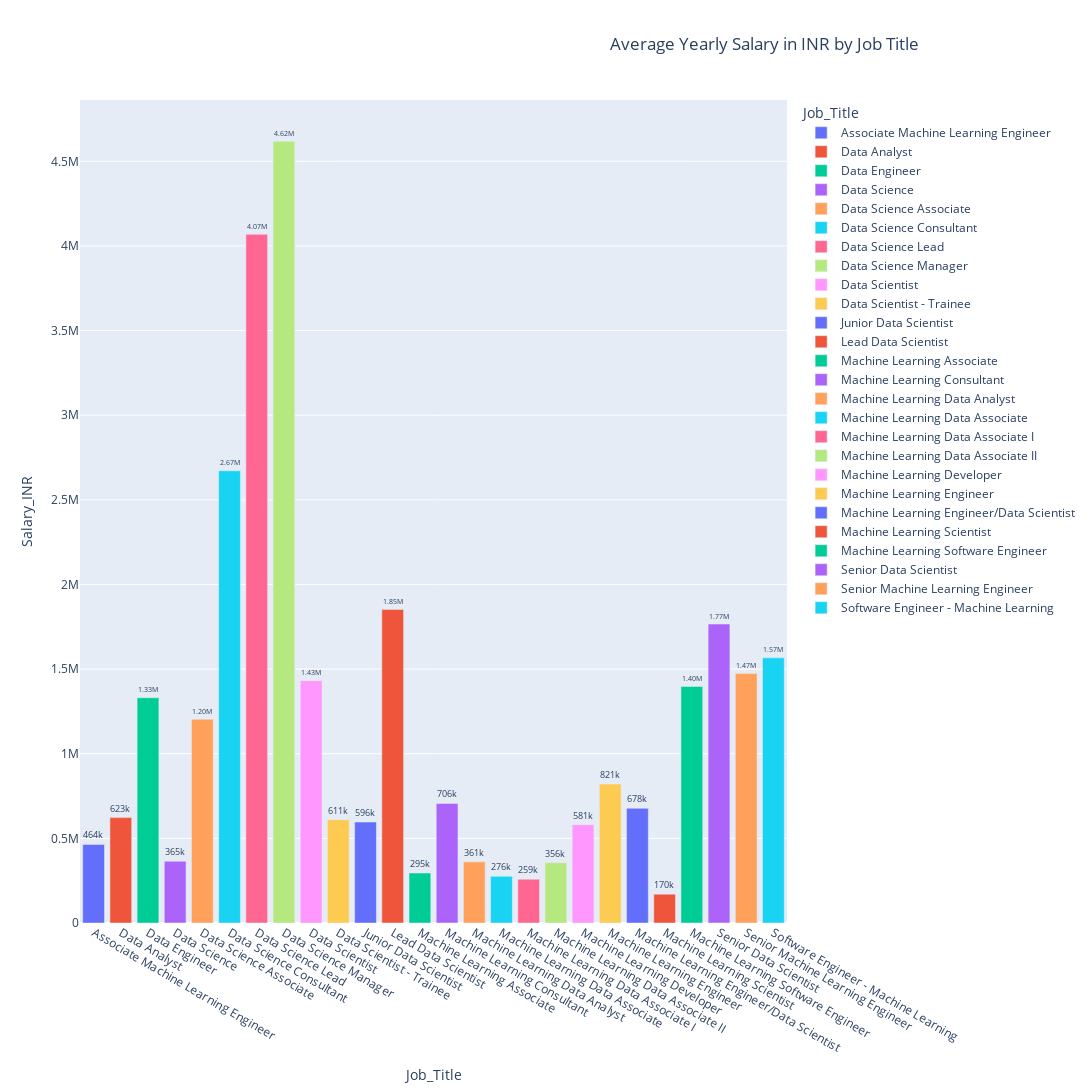

The code cell stored with this chart in its notebook:
### Markdown cell above
Pune offeres the Highest Average Salary

### Code cell
grouped_loc = final_dataset.groupby('Job_Title')[['Salary_INR']].agg('mean').reset_index()

fig = px.bar(grouped_loc, x="Job_Title", y="Salary_INR", text="Salary_INR", title="Average Yearly Salary in INR by Job Title",
             height=1200,width=1600,color="Job_Title",color_continuous_scale=px.colors.sequential.Inferno)
fig.update_traces(textposition="outside", texttemplate='%{text:.3s}')
fig.update_layout(title={'x':0.7, 'xanchor': 'center',})
fig.show()

### Figure 1 — Plotly figure (JSON) as saved in the notebook; plotly's stock layout.template omitted (floating-point values rounded to 4 significant figures)
{"data": [{"alignmentgroup": "True", "hovertemplate": "Job_Title=%{x}<br>Salary_INR=%{text}<extra></extra>", "legendgroup": "Associate Machine Learning Engineer", "marker": {"color": "#636efa", "pattern": {"shape": ""}}, "name": "Associate Machine Learning Engineer", "offsetgroup": "Associate Machine Learning Engineer", "orientation": "v", "showlegend": true, "text": [464372], "textposition": "outside", "texttemplate": "%{text:.3s}", "type": "bar", "x": ["Associate Machine Learning Engineer"], "xaxis": "x", "y": [464372], "yaxis": "y"}, {"alignmentgroup": "True", "hovertemplate": "Job_Title=%{x}<br>Salary_INR=%{text}<extra></extra>", "legendgroup": "Data Analyst", "marker": {"color": "#EF553B", "pattern": {"shape": ""}}, "name": "Data Analyst", "offsetgroup": "Data Analyst", "orientation": "v", "showlegend": true, "text": [622600.0], "textposition": "outside", "texttemplate": "%{text:.3s}", "type": "bar", "x": ["Data Analyst"], "xaxis": "x", "y": [622600.0], "yaxis": "y"}, {"alignmentgroup": "True", "hovertemplate": "Job_Title=%{x}<br>Salary_INR=%{text}<extra></extra>", "legendgroup": "Data Engineer", "marker": {"color": "#00cc96", "pattern": {"shape": ""}}, "name": "Data Engineer", "offsetgroup": "Data Engineer", "orientation": "v", "showlegend": true, "text": [1331000.0], "textposition": "outside", "texttemplate": "%{text:.3s}", "type": "bar", "x": ["Data Engineer"], "xaxis": "x", "y": [1331000.0], "yaxis": "y"}, {"alignmentgroup": "True", "hovertemplate": "Job_Title=%{x}<br>Salary_INR=%{text}<extra></extra>", "legendgroup": "Data Science", "marker": {"color": "#ab63fa", "pattern": {"shape": ""}}, "name": "Data Science", "offsetgroup": "Data Science", "orientation": "v", "showlegend": true, "text": [364900.0], "textposition": "outside", "texttemplate": "%{text:.3s}", "type": "bar", "x": ["Data Science"], "xaxis": "x", "y": [364900.0], "yaxis": "y"}, {"alignmentgroup": "True", "hovertemplate": "Job_Title=%{x}<br>Salary_INR=%{text}<extra></extra>", "legendgroup": "Data Science Associate", "marker": {"color": "#FFA15A", "pattern": {"shape": ""}}, "name": "Data Science Associate", "offsetgroup": "Data Science Associate", "orientation": "v", "showlegend": true, "text": [1203913], "textposition": "outside", "texttemplate": "%{text:.3s}", "type": "bar", "x": ["Data Science Associate"], "xaxis": "x", "y": [1203913], "yaxis": "y"}, {"alignmentgroup": "True", "hovertemplate": "Job_Title=%{x}<br>Salary_INR=%{text}<extra></extra>", "legendgroup": "Data Science Consultant", "marker": {"color": "#19d3f3", "pattern": {"shape": ""}}, "name": "Data Science Consultant", "offsetgroup": "Data Science Consultant", "orientation": "v", "showlegend": true, "text": [2671464], "textposition": "outside", "texttemplate": "%{text:.3s}", "type": "bar", "x": ["Data Science Consultant"], "xaxis": "x", "y": [2671464], "yaxis": "y"}, {"alignmentgroup": "True", "hovertemplate": "Job_Title=%{x}<br>Salary_INR=%{text}<extra></extra>", "legendgroup": "Data Science Lead", "marker": {"color": "#FF6692", "pattern": {"shape": ""}}, "name": "Data Science Lead", "offsetgroup": "Data Science Lead", "orientation": "v", "showlegend": true, "text": [4068310], "textposition": "outside", "texttemplate": "%{text:.3s}", "type": "bar", "x": ["Data Science Lead"], "xaxis": "x", "y": [4068310], "yaxis": "y"}, {"alignmentgroup": "True", "hovertemplate": "Job_Title=%{x}<br>Salary_INR=%{text}<extra></extra>", "legendgroup": "Data Science Manager", "marker": {"color": "#B6E880", "pattern": {"shape": ""}}, "name": "Data Science Manager", "offsetgroup": "Data Science Manager", "orientation": "v", "showlegend": true, "text": [4619021], "textposition": "outside", "texttemplate": "%{text:.3s}", "type": "bar", "x": ["Data Science Manager"], "xaxis": "x", "y": [4619021], "yaxis": "y"}, {"alignmentgroup": "True", "hovertemplate": "Job_Title=%{x}<br>Salary_INR=%{text}<extra></extra>", "legendgroup": "Data Scientist", "marker": {"color": "#FF97FF", "pattern": {"shape": ""}}, "name": "Data Scientist", "offsetgroup": "Data Scientist", "orientation": "v", "showlegend": true, "text": [1432000.0], "textposition": "outside", "texttemplate": "%{text:.3s}", "type": "bar", "x": ["Data Scientist"], "xaxis": "x", "y": [1432000.0], "yaxis": "y"}, {"alignmentgroup": "True", "hovertemplate": "Job_Title=%{x}<br>Salary_INR=%{text}<extra></extra>", "legendgroup": "Data Scientist - Trainee", "marker": {"color": "#FECB52", "pattern": {"shape": ""}}, "name": "Data Scientist - Trainee", "offsetgroup": "Data Scientist - Trainee", "orientation": "v", "showlegend": true, "text": [610512], "textposition": "outside", "texttemplate": "%{text:.3s}", "type": "bar", "x": ["Data Scientist - Trainee"], "xaxis": "x", "y": [610512], "yaxis": "y"}, {"alignmentgroup": "True", "hovertemplate": "Job_Title=%{x}<br>Salary_INR=%{text}<extra></extra>", "legendgroup": "Junior Data Scientist", "marker": {"color": "#636efa", "pattern": {"shape": ""}}, "name": "Junior Data Scientist", "offsetgroup": "Junior Data Scientist", "orientation": "v", "showlegend": true, "text": [596300.0], "textposition": "outside", "texttemplate": "%{text:.3s}", "type": "bar", "x": ["Junior Data Scientist"], "xaxis": "x", "y": [596300.0], "yaxis": "y"}, {"alignmentgroup": "True", "hovertemplate": "Job_Title=%{x}<br>Salary_INR=%{text}<extra></extra>", "legendgroup": "Lead Data Scientist", "marker": {"color": "#EF553B", "pattern": {"shape": ""}}, "name": "Lead Data Scientist", "offsetgroup": "Lead Data Scientist", "orientation": "v", "showlegend": true, "text": [1852189], "textposition": "outside", "texttemplate": "%{text:.3s}", "type": "bar", "x": ["Lead Data Scientist"], "xaxis": "x", "y": [1852189], "yaxis": "y"}, {"alignmentgroup": "True", "hovertemplate": "Job_Title=%{x}<br>Salary_INR=%{text}<extra></extra>", "legendgroup": "Machine Learning Associate", "marker": {"color": "#00cc96", "pattern": {"shape": ""}}, "name": "Machine Learning Associate", "offsetgroup": "Machine Learning Associate", "orientation": "v", "showlegend": true, "text": [295114], "textposition": "outside", "texttemplate": "%{text:.3s}", "type": "bar", "x": ["Machine Learning Associate"], "xaxis": "x", "y": [295114], "yaxis": "y"}, {"alignmentgroup": "True", "hovertemplate": "Job_Title=%{x}<br>Salary_INR=%{text}<extra></extra>", "legendgroup": "Machine Learning Consultant", "marker": {"color": "#ab63fa", "pattern": {"shape": ""}}, "name": "Machine Learning Consultant", "offsetgroup": "Machine Learning Consultant", "orientation": "v", "showlegend": true, "text": [706401], "textposition": "outside", "texttemplate": "%{text:.3s}", "type": "bar", "x": ["Machine Learning Consultant"], "xaxis": "x", "y": [706401], "yaxis": "y"}, {"alignmentgroup": "True", "hovertemplate": "Job_Title=%{x}<br>Salary_INR=%{text}<extra></extra>", "legendgroup": "Machine Learning Data Analyst", "marker": {"color": "#FFA15A", "pattern": {"shape": ""}}, "name": "Machine Learning Data Analyst", "offsetgroup": "Machine Learning Data Analyst", "orientation": "v", "showlegend": true, "text": [361378], "textposition": "outside", "texttemplate": "%{text:.3s}", "type": "bar", "x": ["Machine Learning Data Analyst"], "xaxis": "x", "y": [361378], "yaxis": "y"}, {"alignmentgroup": "True", "hovertemplate": "Job_Title=%{x}<br>Salary_INR=%{text}<extra></extra>", "legendgroup": "Machine Learning Data Associate", "marker": {"color": "#19d3f3", "pattern": {"shape": ""}}, "name": "Machine Learning Data Associate", "offsetgroup": "Machine Learning Data Associate", "orientation": "v", "showlegend": true, "text": [275841], "textposition": "outside", "texttemplate": "%{text:.3s}", "type": "bar", "x": ["Machine Learning Data Associate"], "xaxis": "x", "y": [275841], "yaxis": "y"}, {"alignmentgroup": "True", "hovertemplate": "Job_Title=%{x}<br>Salary_INR=%{text}<extra></extra>", "legendgroup": "Machine Learning Data Associate I", "marker": {"color": "#FF6692", "pattern": {"shape": ""}}, "name": "Machine Learning Data Associate I", "offsetgroup": "Machine Learning Data Associate I", "orientation": "v", "showlegend": true, "text": [258596], "textposition": "outside", "texttemplate": "%{text:.3s}", "type": "bar", "x": ["Machine Learning Data Associate I"], "xaxis": "x", "y": [258596], "yaxis": "y"}, {"alignmentgroup": "True", "hovertemplate": "Job_Title=%{x}<br>Salary_INR=%{text}<extra></extra>", "legendgroup": "Machine Learning Data Associate II", "marker": {"color": "#B6E880", "pattern": {"shape": ""}}, "name": "Machine Learning Data Associate II", "offsetgroup": "Machine Learning Data Associate II", "orientation": "v", "showlegend": true, "text": [356326], "textposition": "outside", "texttemplate": "%{text:.3s}", "type": "bar", "x": ["Machine Learning Data Associate II"], "xaxis": "x", "y": [356326], "yaxis": "y"}, {"alignmentgroup": "True", "hovertemplate": "Job_Title=%{x}<br>Salary_INR=%{text}<extra></extra>", "legendgroup": "Machine Learning Developer", "marker": {"color": "#FF97FF", "pattern": {"shape": ""}}, "name": "Machine Learning Developer", "offsetgroup": "Machine Learning Developer", "orientation": "v", "showlegend": true, "text": [581119], "textposition": "outside", "texttemplate": "%{text:.3s}", "type": "bar", "x": ["Machine Learning Developer"], "xaxis": "x", "y": [581119], "yaxis": "y"}, {"alignmentgroup": "True", "hovertemplate": "Job_Title=%{x}<br>Salary_INR=%{text}<extra></extra>", "legendgroup": "Machine Learning Engineer", "marker": {"color": "#FECB52", "pattern": {"shape": ""}}, "name": "Machine Learning Engineer", "offsetgroup": "Machine Learning Engineer", "orientation": "v", "showlegend": true, "text": [820700.0], "textposition": "outside", "texttemplate": "%{text:.3s}", "type": "bar", "x": ["Machine Learning Engineer"], "xaxis": "x", "y": [820700.0], "yaxis": "y"}, {"alignmentgroup": "True", "hovertemplate": "Job_Title=%{x}<br>Salary_INR=%{text}<extra></extra>", "legendgroup": "Machine Learning Engineer/Data Scientist", "marker": {"color": "#636efa", "pattern": {"shape": ""}}, "name": "Machine Learning Engineer/Data Scientist", "offsetgroup": "Machine Learning Engineer/Data Scientist", "orientation": "v", "showlegend": true, "text": [677580], "textposition": "outside", "texttemplate": "%{text:.3s}", "type": "bar", "x": ["Machine Learning Engineer/Data Scientist"], "xaxis": "x", "y": [677580], "yaxis": "y"}, {"alignmentgroup": "True", "hovertemplate": "Job_Title=%{x}<br>Salary_INR=%{text}<extra></extra>", "legendgroup": "Machine Learning Scientist", "marker": {"color": "#EF553B", "pattern": {"shape": ""}}, "name": "Machine Learning Scientist", "offsetgroup": "Machine Learning Scientist", "orientation": "v", "showlegend": true, "text": [170118], "textposition": "outside", "texttemplate": "%{text:.3s}", "type": "bar", "x": ["Machine Learning Scientist"], "xaxis": "x", "y": [170118], "yaxis": "y"}, {"alignmentgroup": "True", "hovertemplate": "Job_Title=%{x}<br>Salary_INR=%{text}<extra></extra>", "legendgroup": "Machine Learning Software Engineer", "marker": {"color": "#00cc96", "pattern": {"shape": ""}}, "name": "Machine Learning Software Engineer", "offsetgroup": "Machine Learning Software Engineer", "orientation": "v", "showlegend": true, "text": [1397347], "textposition": "outside", "texttemplate": "%{text:.3s}", "type": "bar", "x": ["Machine Learning Software Engineer"], "xaxis": "x", "y": [1397347], "yaxis": "y"}, {"alignmentgroup": "True", "hovertemplate": "Job_Title=%{x}<br>Salary_INR=%{text}<extra></extra>", "legendgroup": "Senior Data Scientist", "marker": {"color": "#ab63fa", "pattern": {"shape": ""}}, "name": "Senior Data Scientist", "offsetgroup": "Senior Data Scientist", "orientation": "v", "showlegend": true, "text": [1766000.0], "textposition": "outside", "texttemplate": "%{text:.3s}", "type": "bar", "x": ["Senior Data Scientist"], "xaxis": "x", "y": [1766000.0], "yaxis": "y"}, {"alignmentgroup": "True", "hovertemplate": "Job_Title=%{x}<br>Salary_INR=%{text}<extra></extra>", "legendgroup": "Senior Machine Learning Engineer", "marker": {"color": "#FFA15A", "pattern": {"shape": ""}}, "name": "Senior Machine Learning Engineer", "offsetgroup": "Senior Machine Learning Engineer", "orientation": "v", "showlegend": true, "text": [1473436], "textposition": "outside", "texttemplate": "%{text:.3s}", "type": "bar", "x": ["Senior Machine Learning Engineer"], "xaxis": "x", "y": [1473436], "yaxis": "y"}, {"alignmentgroup": "True", "hovertemplate": "Job_Title=%{x}<br>Salary_INR=%{text}<extra></extra>", "legendgroup": "Software Engineer - Machine Learning", "marker": {"color": "#19d3f3", "pattern": {"shape": ""}}, "name": "Software Engineer - Machine Learning", "offsetgroup": "Software Engineer - Machine Learning", "orientation": "v", "showlegend": true, "text": [1566780], "textposition": "outside", "texttemplate": "%{text:.3s}", "type": "bar", "x": ["Software Engineer - Machine Learning"], "xaxis": "x", "y": [1566780], "yaxis": "y"}], "layout": {"barmode": "relative", "height": 1200, "legend": {"title": {"text": "Job_Title"}, "tracegroupgap": 0}, "title": {"text": "Average Yearly Salary in INR by Job Title", "x": 0.7, "xanchor": "center"}, "width": 1600, "xaxis": {"anchor": "y", "categoryarray": ["Associate Machine Learning Engineer", "Data Analyst", "Data Engineer", "Data Science", "Data Science Associate", "Data Science Consultant", "Data Science Lead", "Data Science Manager", "Data Scientist", "Data Scientist - Trainee", "Junior Data Scientist", "Lead Data Scientist", "Machine Learning Associate", "Machine Learning Consultant", "Machine Learning Data Analyst", "Machine Learning Data Associate", "Machine Learning Data Associate I", "Machine Learning Data Associate II", "Machine Learning Developer", "Machine Learning Engineer", "Machine Learning Engineer/Data Scientist", "Machine Learning Scientist", "Machine Learning Software Engineer", "Senior Data Scientist", "Senior Machine Learning Engineer", "Software Engineer - Machine Learning"], "categoryorder": "array", "domain": [0, 1], "title": {"text": "Job_Title"}}, "yaxis": {"anchor": "x", "domain": [0, 1], "title": {"text": "Salary_INR"}}}}
